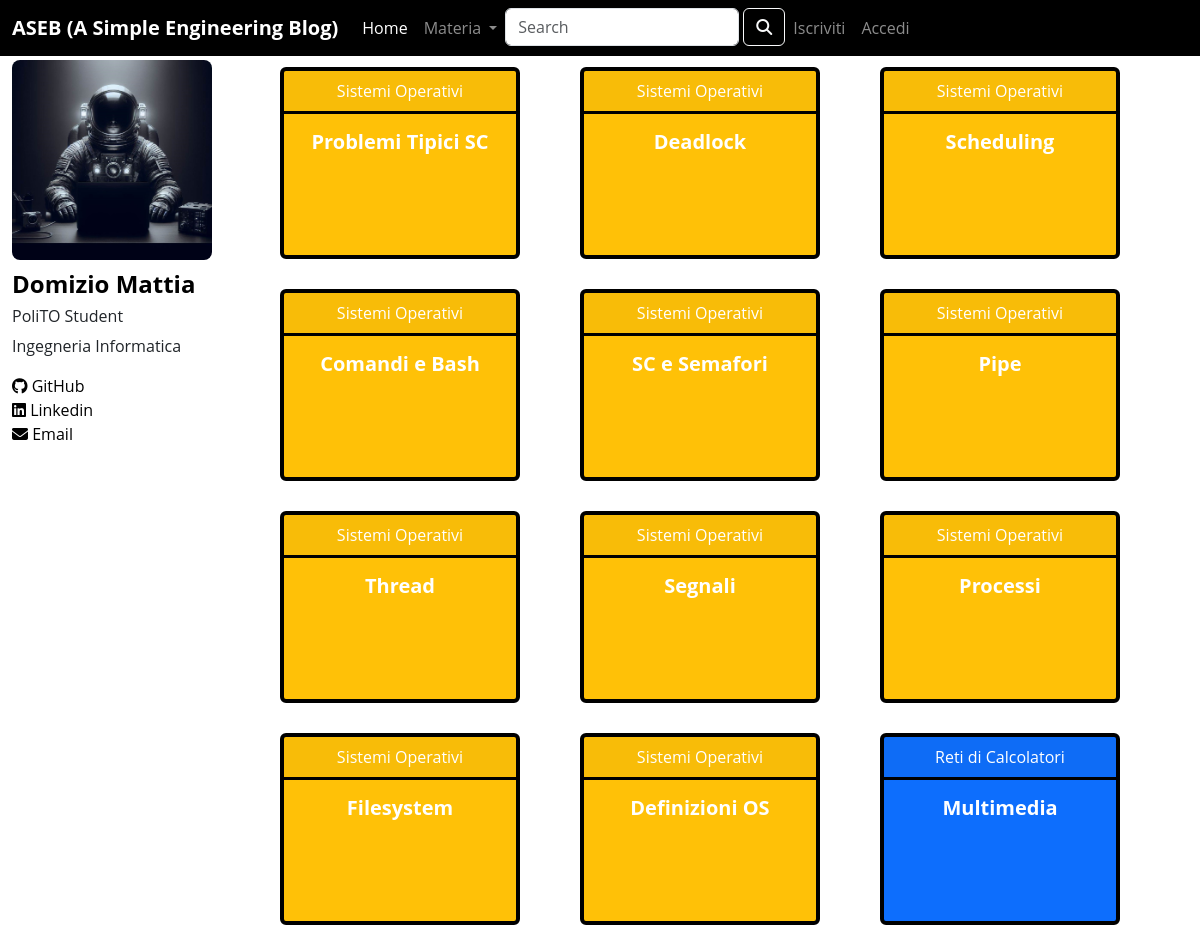
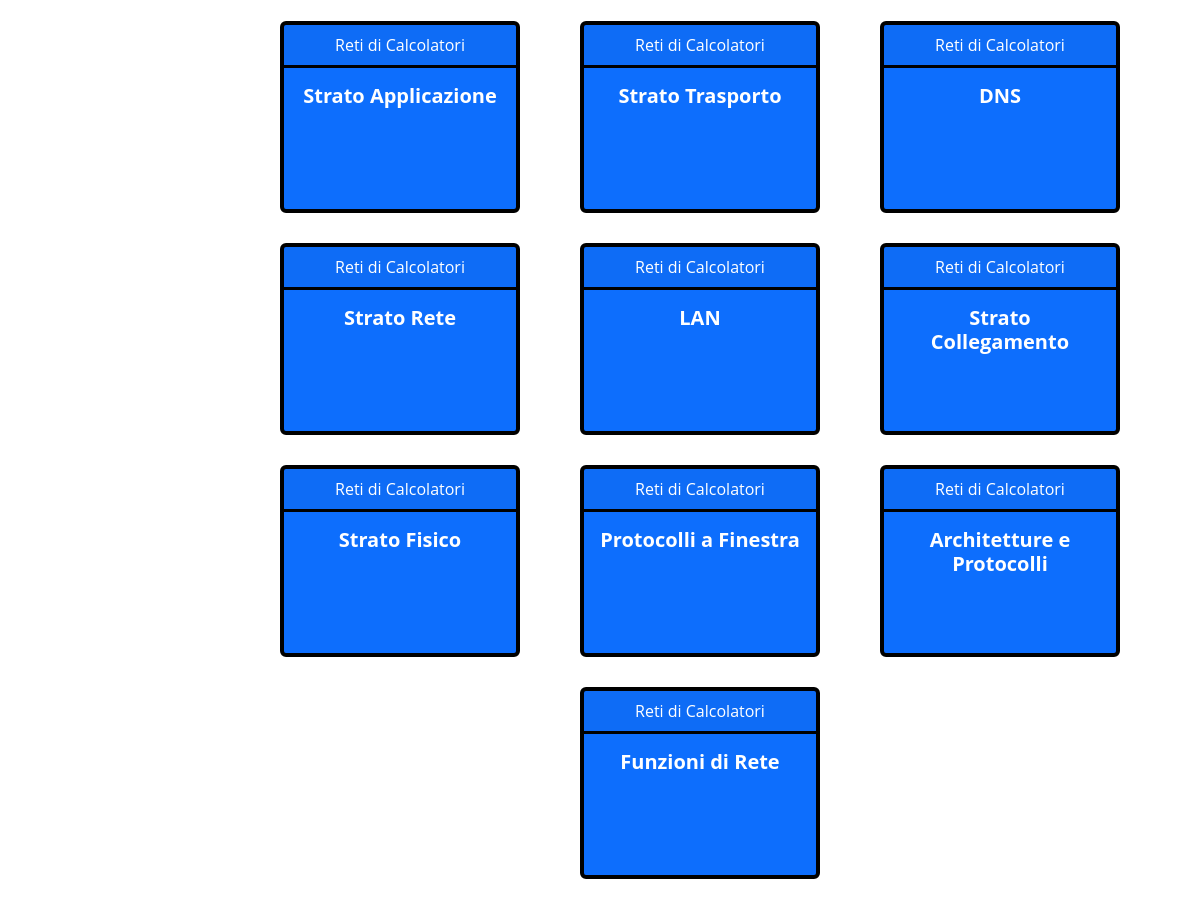
The page / on the database its author committed (2 pictures, top to bottom).
### tables this page shows
CREATE TABLE "POST" (
	"id"	INTEGER,
	"titolo"	TEXT NOT NULL,
	"materia"	TEXT NOT NULL,
	"like"	INTEGER,
	"html"	TEXT NOT NULL,
	PRIMARY KEY("id" AUTOINCREMENT)
);

### app.py (the view)
@app.route('/', methods=['GET', 'POST'])
def home():
    materia_filter = request.args.get('materia')
    posts = dao.get_posts_by_materia(materia_filter) if materia_filter else dao.get_posts()
    return render_template('home.html', posts=posts, materia_filter=materia_filter)

### dao.py (called while the page is built)
def get_posts():
    conn = sqlite3.connect(DATABASE_PATH)
    conn.row_factory = sqlite3.Row
    cursor = conn.cursor()
    sql = 'SELECT * FROM POST ORDER BY POST.id DESC'
    cursor.execute(sql)
    posts = cursor.fetchall()
    cursor.close()
    conn.close()
    return posts

### templates/home.html (shortened to what this page needs)
{% extends "base.html" %}
{% block home_active %} active {% endblock %}
{% block content %}
<div class="row wrapperino justify-content-center">
    {% for post in posts %}
        {% if not materia_filter or post.materia == materia_filter %}
            <div class="col-4 mb-3 text-center">
                <a href="{{ url_for('post_html', id=post.id) }}" class="btn">
                    <div class="card {% if post.materia == 'Reti di Calcolatori' %}text-white bg-primary {% elif post.materia == 'Basi di Dati' %}text-white bg-primary {% elif post.materia == 'Informatica-Python' %}text-white bg-primary {% elif post.materia == 'Teoria dei Segnali' %}text-white bg-danger {% elif post.materia == 'Algebra Lineare' %}text-white bg-danger {% elif post.materia == 'Analisi I' %}text-white bg-danger {% elif post.materia == 'Analisi II' %}text-white bg-danger {% elif post.materia == 'Metodi Matematici' %}text-white bg-danger {% elif post.materia == 'Calcolatori Elettronici' %}text-white bg-success {% elif post.materia == 'Fisica II' %}text-white bg-success {% elif post.materia == 'Fisica I' %}text-white bg-success {% elif post.materia == 'Chimica' %}text-white bg-success {% elif post.materia == 'Sistemi Operativi' %}text-white bg-warning {% elif post.materia == 'Algoritmi e Strutture Dati' %}text-white bg-warning {% elif post.materia == 'Introduzione al Web' %}text-white bg-warning {% elif post.materia == 'Tecniche di Programmazione-C' %}text-white bg-warning {% endif %}">
                        <div class="card-header">{{ post.materia }}</div>
                        <div class="card-body">
                            <h5 class="card-title"><strong>{{ post.titolo }}</strong></h5>
                        </div>
                    </div>
                </a>
            </div>
            {% if loop.index % 3 == 0 %}
                </div><div class="row wrapperino justify-content-center">
            {% endif %}
        {% endif %}
    {% endfor %}
</div>
{% endblock %}

### templates/base.html (shortened to what this page needs)
<!DOCTYPE html>
<html lang="en">
    <head>
        <link href="https://cdn.jsdelivr.net/npm/bootstrap@5.3.2/dist/css/bootstrap.min.css" rel="stylesheet">
        <link rel="stylesheet" type="text/css" href="{{url_for('static', filename='style.css')}}">
        <link rel="stylesheet" href="https://cdnjs.cloudflare.com/ajax/libs/font-awesome/5.15.3/css/all.min.css">
    </head>
    <body class="total-page">
        <header>
            <nav class="navbar fixed-top navbar-dark navbar-expand-lg bg-black">
                <div class="container-fluid">
                  <span class="navbar-brand mb-0 h1"><strong>ASEB (A Simple Engineering Blog)</strong></span>
                  <div class="collapse navbar-collapse" id="navbarSupportedContent">
                    <ul class="navbar-nav me-auto mb-2 mb-lg-0">
                      <li class="nav-item">
                        <a class="nav-link {%block home_active%}{%endblock%}" aria-current="page" href="/">Home</a>
                      </li>
                      <li class="nav-item">
                        <div class="dropdown">
                            <a class="nav-link dropdown-toggle" href="#" role="button" id="dropdownMenuButton" data-bs-toggle="dropdown" aria-haspopup="true" aria-expanded="false">
                                Materia
                            </a>
                        </div>
                      </li>
                      <li class="nav-item">
                        <form class="d-flex" action="{{ url_for('search') }}" method="GET">
                          <input class="form-control me-1" type="search" placeholder="Search" aria-label="Search" name="query">
                          <button class="btn btn-outline-light" type="submit"><i class="fas fa-search"></i></button>
                      </form>
                      </li>
                      {% if current_user.is_authenticated %}
                        <li class="nav-item dropdown">
                          <a class="nav-link dropdown-toggle" href="#" role="button" data-bs-toggle="dropdown" aria-expanded="false">
                            {{current_user.email}}
                          </a>
                          <ul class="dropdown-menu dropdown-menu-dark">
                            <li><a class="dropdown-item" href="{{ url_for('logout') }}">Esci</a></li>
                          </ul>
                        </li>
                        {% else %}
                        <li class="nav-item">
                          <a class="nav-link {%block signup_active%}{% endblock %}" aria-current="page"
                            href="{{ url_for('signup') }}">Iscriviti</a>
                        </li>
                        <li class="nav-item">
                          <a class="nav-link {%block login_active%}{% endblock %}" href="{{ url_for('login') }}">Accedi</a>
                        </li>
                      {% endif %}
                    </ul>
                  </div>
                </div>
              </nav>
        </header>
        <div class="container-fluid under-nav">
          <div class="row">
              <aside class="col-lg-3 col-12">
                <img class="developer-img img-fluid" src="{{url_for('static', filename='developer.jpg')}}" alt="developer-img">
                <h4 class="whoami developer-txt"><strong>Domizio Mattia</strong></h4>
                <div class="link-wrapper-mobile" id="link-wrapper-mobile">
                    <h6 class="developer-txt">PoliTO Student</h6>
                    <p class="developer-txt">Ingegneria Informatica</p>
                    <div class="row wrapper-2">
                      <a href="https://github.com/Koisuji02" class="col-lg-12 col-4" rel="me"><i class="fa-brands fa-github"></i>&nbsp;GitHub</a>
                      <a href="https://www.linkedin.com/in/mattia-domizio-7a07b628b/" class="col-lg-12 col-4" rel="me"><i class="fa-brands fa-linkedin"></i>&nbsp;Linkedin</a>
                      <a href="mailto:mat.dom1609job@gmail.com" class="col-lg-12 col-3" rel="me"><i class="fas fa-envelope"></i>&nbsp;Email</a>
                    </div>
                </div>
              </aside>
              <main class="col-lg-9 col-12">
                  {% block content %}{% endblock %}
              </main>
          </div>
        </div>
    </body>
</html>

### static/style.css (style rules this page uses)
.under-nav { margin-top: 60px; }
img { max-width: 100%; }
.total-page { font-family: 'Open Sans', sans-serif; }
#link-wrapper-mobile a { color:black; text-decoration:none; cursor: pointer; }
.whoami { color: black; }
.developer-img { -webkit-border-radius: 8px; -moz-border-radius: 8px; border-radius: 8px; margin-bottom: 10px; max-width: 200px; }
aside { position: fixed; }
@media (min-width: 992px) { .developer-img { display: block; } }
@media (min-width: 992px) { .developer-txt { display: block; } }
@media (min-width: 992px) { main { margin-left: 250px; } }
.card { border-color: black; border-width: 0.3rem; }
.card-header { border-bottom-color: black; border-bottom-width: 0.2rem; }
@media (min-width: 992px) { .card { width: 15rem; height: 12rem; } }

### rows shown on the page
POST: materia "Sistemi Operativi", titolo "Problemi Tipici SC"
POST: materia "Sistemi Operativi", titolo "Deadlock"
POST: materia "Sistemi Operativi", titolo "Scheduling"
POST: materia "Sistemi Operativi", titolo "Comandi e Bash"
POST: materia "Sistemi Operativi", titolo "SC e Semafori"
POST: materia "Sistemi Operativi", titolo "Pipe"
POST: materia "Sistemi Operativi", titolo "Thread"
POST: materia "Sistemi Operativi", titolo "Segnali"
POST: materia "Sistemi Operativi", titolo "Processi"
POST: materia "Sistemi Operativi", titolo "Filesystem"
POST: materia "Sistemi Operativi", titolo "Definizioni OS"
POST: materia "Reti di Calcolatori", titolo "Multimedia"
POST: materia "Reti di Calcolatori", titolo "Strato Applicazione"
POST: materia "Reti di Calcolatori", titolo "Strato Trasporto"
POST: materia "Reti di Calcolatori", titolo "DNS"
POST: materia "Reti di Calcolatori", titolo "Strato Rete"
POST: materia "Reti di Calcolatori", titolo "LAN"
POST: materia "Reti di Calcolatori", titolo "Strato Collegamento"
POST: materia "Reti di Calcolatori", titolo "Strato Fisico"
POST: materia "Reti di Calcolatori", titolo "Protocolli a Finestra"
POST: materia "Reti di Calcolatori", titolo "Architetture e Protocolli"
POST: materia "Reti di Calcolatori", titolo "Funzioni di Rete"
